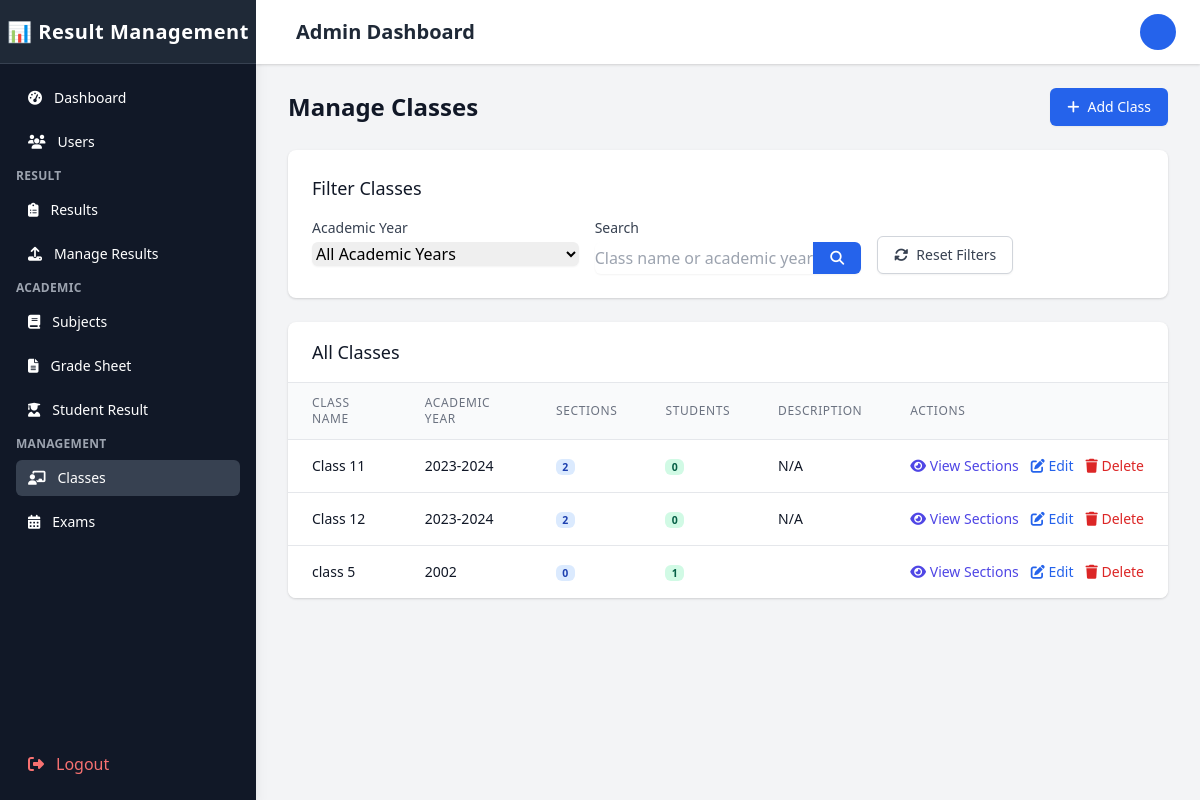
The app's page /Admin/classes.php (signed in), older data.
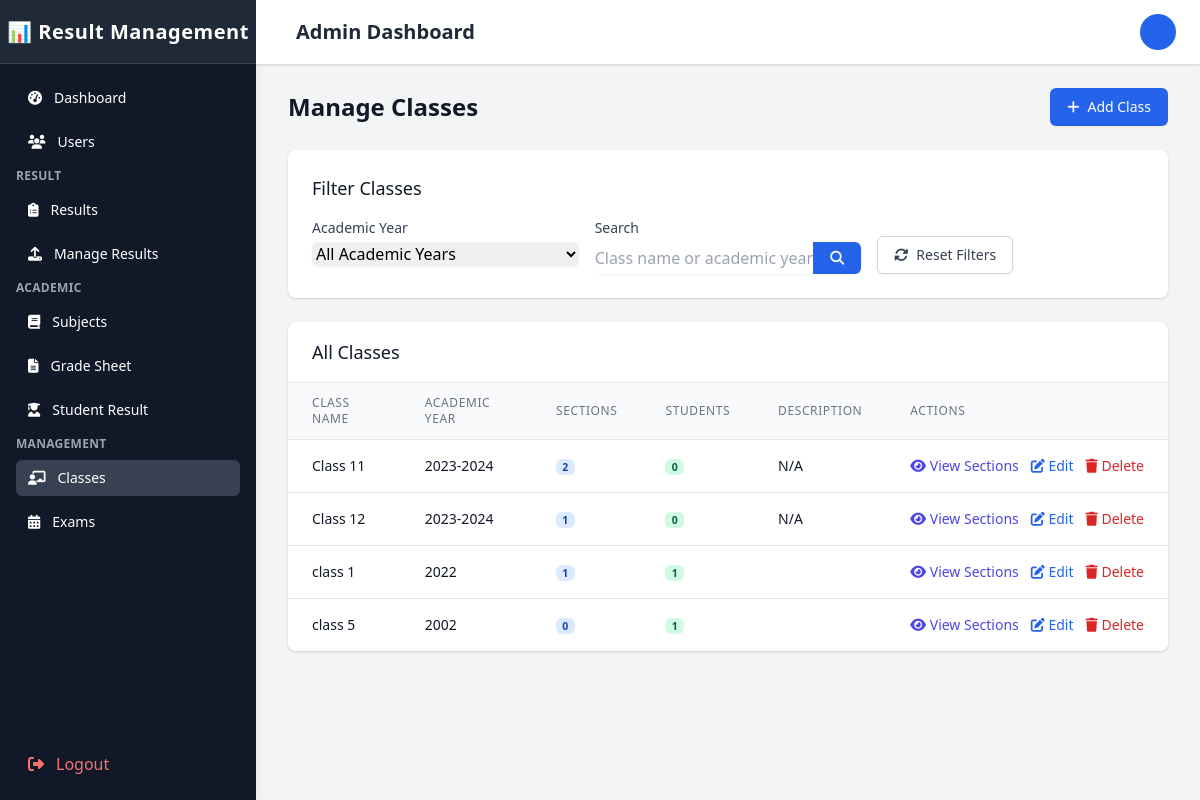
The same page, newer data.
### tables this page shows
CREATE TABLE `classes` (
  `class_id` int(11) NOT NULL,
  `class_name` varchar(100) NOT NULL,
  `class_numeric` int(11) NOT NULL DEFAULT 0,
  `class_teacher_id` int(11) DEFAULT NULL,
  `section` varchar(10) DEFAULT NULL,
  `academic_year` varchar(20) NOT NULL,
  `description` text DEFAULT NULL,
  `is_active` tinyint(1) NOT NULL DEFAULT 1,
  `created_at` timestamp NOT NULL DEFAULT current_timestamp(),
  `updated_at` timestamp NOT NULL DEFAULT current_timestamp() ON UPDATE current_timestamp()
);

### Admin/classes.php (the view, shortened to what the changed rows need)
<?php
$conn = new mysqli('localhost', 'root', '', 'result_management');
$classes = [];
try {
    $query = "SELECT c.*,
                    (SELECT COUNT(*) FROM Sections s WHERE s.class_id = c.class_id) as section_count,
                    (SELECT COUNT(*) FROM Students st WHERE st.class_id = c.class_id) as student_count
              FROM Classes c
              ORDER BY c.academic_year DESC, c.class_name";
    $result = $conn->query($query);
    if ($result) {
        while ($row = $result->fetch_assoc()) {
            $classes[] = $row;
        }
    }
} catch (Exception $e) {
    $_SESSION['error'] = "Error loading classes: " . $e->getMessage();
}
?>
<!DOCTYPE html>
<html lang="en">
<head>
    <link href="https://cdn.tailwindcss.com" rel="stylesheet">
    <link rel="stylesheet" href="https://cdnjs.cloudflare.com/ajax/libs/font-awesome/6.4.0/css/all.min.css">
</head>
<body class="bg-gray-100" id="body">
    <div class="flex h-screen overflow-hidden">
        <?php include 'sidebar.php'; ?>
        <div class="flex flex-col flex-1 w-0 overflow-hidden">
            <?php include 'topBar.php'; ?>
            <main class="flex-1 relative overflow-y-auto focus:outline-none">
                <div class="py-6">
                    <div class="max-w-7xl mx-auto px-4 sm:px-6 md:px-8">
                        <div class="flex justify-between items-center mb-6">
                            <h1 class="text-2xl font-semibold text-gray-900">Manage Classes</h1>
                        </div>
                        <div class="bg-white shadow rounded-lg p-6 mb-6 hover-scale">
                            <h2 class="text-lg font-medium text-gray-900 mb-4">Filter Classes</h2>
                        </div>
                        <div class="bg-white shadow rounded-lg overflow-hidden mb-6 hover-scale">
                            <div class="px-6 py-4 border-b border-gray-200">
                                <h2 class="text-lg font-medium text-gray-900">All Classes</h2>
                            </div>
                            <div class="overflow-x-auto">
                                <table class="min-w-full divide-y divide-gray-200">
                                    <thead class="bg-gray-50">
                                        <tr>
                                            <th scope="col" class="px-6 py-3 text-left text-xs font-medium text-gray-500 uppercase tracking-wider">Class Name</th>
                                            <th scope="col" class="px-6 py-3 text-left text-xs font-medium text-gray-500 uppercase tracking-wider">Academic Year</th>
                                            <th scope="col" class="px-6 py-3 text-left text-xs font-medium text-gray-500 uppercase tracking-wider">Sections</th>
                                            <th scope="col" class="px-6 py-3 text-left text-xs font-medium text-gray-500 uppercase tracking-wider">Students</th>
                                            <th scope="col" class="px-6 py-3 text-left text-xs font-medium text-gray-500 uppercase tracking-wider">Description</th>
                                            <th scope="col" class="px-6 py-3 text-left text-xs font-medium text-gray-500 uppercase tracking-wider">Actions</th>
                                        </tr>
                                    </thead>
                                    <tbody class="bg-white divide-y divide-gray-200">
                                        <?php if (empty($classes)): ?>
                                            <tr>
                                                <td colspan="6" class="px-6 py-4 whitespace-nowrap text-sm text-gray-500 text-center">No classes found</td>
                                            </tr>
                                        <?php else: ?>
                                            <?php foreach ($classes as $class): ?>
                                                <tr>
                                                    <td class="px-6 py-4 whitespace-nowrap">
                                                        <div class="text-sm font-medium text-gray-900"><?php echo htmlspecialchars($class['class_name']); ?></div>
                                                    </td>
                                                    <td class="px-6 py-4 whitespace-nowrap">
                                                        <div class="text-sm text-gray-900"><?php echo htmlspecialchars($class['academic_year']); ?></div>
                                                    </td>
                                                    <td class="px-6 py-4 whitespace-nowrap">
                                                        <div class="text-sm text-gray-900">
                                                            <span class="badge bg-blue-100 text-blue-800"><?php echo $class['section_count']; ?></span>
                                                        </div>
                                                    </td>
                                                    <td class="px-6 py-4 whitespace-nowrap">
                                                        <div class="text-sm text-gray-900">
                                                            <span class="badge bg-green-100 text-green-800"><?php echo $class['student_count']; ?></span>
                                                        </div>
                                                    </td>
                                                    <td class="px-6 py-4">
                                                        <div class="text-sm text-gray-900 truncate max-w-xs"><?php echo htmlspecialchars($class['description'] ?? 'N/A'); ?></div>
                                                    </td>
                                                    <td class="px-6 py-4 whitespace-nowrap text-sm font-medium">
                                                        <div class="flex space-x-3">
                                                            <a href="classes.php?view_sections=<?php echo $class['class_id']; ?>" class="text-indigo-600 hover:text-indigo-900 transition-colors duration-200">
                                                                <i class="fas fa-eye"></i> View Sections
                                                            </a>
                                                            <a href="classes.php?edit_class=<?php echo $class['class_id']; ?>" class="text-blue-600 hover:text-blue-900 transition-colors duration-200">
                                                                <i class="fas fa-edit"></i> Edit
                                                            </a>
                                                            <button type="button" onclick="confirmDeleteClass(<?php echo $class['class_id']; ?>, '<?php echo htmlspecialchars($class['class_name']); ?>')" class="text-red-600 hover:text-red-900 transition-colors duration-200">
                                                                <i class="fas fa-trash"></i> Delete
                                                            </button>
                                                        </div>
                                                    </td>
                                                </tr>
                                            <?php endforeach; ?>
                                        <?php endif; ?>
                                    </tbody>
                                </table>
                            </div>
                        </div>
                    </div>
                </div>
            </main>
        </div>
    </div>
</body>
</html>

Row changes from the older to the newer data that the page shows:
computed for classes "Class 12": section_count "2" → "1"
added classes: class_name "class 1", academic_year "2022", section_count "1", student_count "1"
